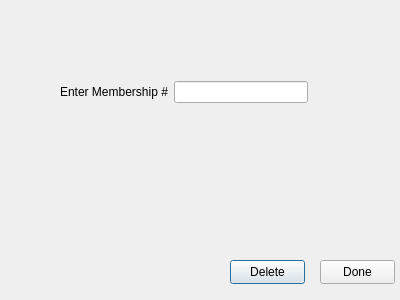
<?xml version="1.0" encoding="UTF-8"?>
<ui version="4.0">
 <class>deleteMember</class>
 <widget class="QDialog" name="deleteMember">
  <property name="geometry">
   <rect>
    <x>0</x>
    <y>0</y>
    <width>400</width>
    <height>300</height>
   </rect>
  </property>
  <property name="windowTitle">
   <string>Dialog</string>
  </property>
  <widget class="QPushButton" name="pushButton">
   <property name="geometry">
    <rect>
     <x>230</x>
     <y>260</y>
     <width>75</width>
     <height>24</height>
    </rect>
   </property>
   <property name="text">
    <string>Delete</string>
   </property>
  </widget>
  <widget class="QPushButton" name="pushButton_2">
   <property name="geometry">
    <rect>
     <x>320</x>
     <y>260</y>
     <width>75</width>
     <height>24</height>
    </rect>
   </property>
   <property name="text">
    <string>Done</string>
   </property>
  </widget>
  <widget class="QWidget" name="">
   <property name="geometry">
    <rect>
     <x>60</x>
     <y>80</y>
     <width>248</width>
     <height>24</height>
    </rect>
   </property>
   <layout class="QHBoxLayout" name="horizontalLayout">
    <item>
     <widget class="QLabel" name="label">
      <property name="text">
       <string>Enter Membership #</string>
      </property>
     </widget>
    </item>
    <item>
     <widget class="QLineEdit" name="deleteMemberEdit"/>
    </item>
   </layout>
  </widget>
 </widget>
 <resources/>
 <connections>
  <connection>
   <sender>pushButton_2</sender>
   <signal>clicked()</signal>
   <receiver>deleteMember</receiver>
   <slot>close()</slot>
   <hints>
    <hint type="sourcelabel">
     <x>347</x>
     <y>280</y>
    </hint>
    <hint type="destinationlabel">
     <x>369</x>
     <y>241</y>
    </hint>
   </hints>
  </connection>
 </connections>
</ui>
